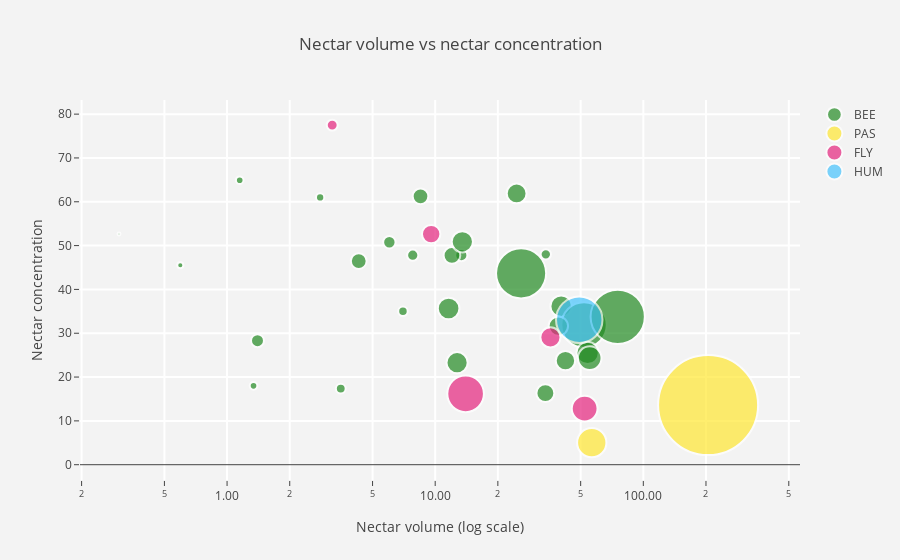

Notebook code for this chart:
### Code cell
import plotly as py
import plotly.graph_objs as go
import ipywidgets as widgets 
import numpy as np
from scipy import special
py.offline.init_notebook_mode(connected = True)
data = df
#df = df.sort_values(['pollinator'])
slope = 2.666051223553066e-05
hover_text = []
bubble_size = []

for index, row in df.iterrows():
    hover_text.append(('Species: {Gatunek}<br>'+
                      'Mass: {MASA}<br>'
                      ).format(Gatunek=row['Gatunek'],
                                            MASA=round(row['MASA'],3),
                                            ))
    bubble_size.append(row['MASA']*1000)

df['text'] = hover_text
df['size'] = bubble_size
sizeref = 2.*max(df['size'])/(100**2)

trace0 = go.Scatter(
    x=df['V'][df['Pollinator'] == 'BEE'],
    y=df['KON'][df['Pollinator'] == 'BEE'],
    mode='markers',
    name='BEE',
    text=df['text'][df['Pollinator'] == 'BEE'],
    marker=dict(
        symbol='circle',
        sizemode='area',
        sizeref=sizeref,
        size=df['size'][df['Pollinator'] == 'BEE'],
        color = '#228B22',
        line=dict(
            width=2
        ),
    )
)
trace1 = go.Scatter(
    x=df['V'][df['Pollinator'] == 'PAS'],
    y=df['KON'][df['Pollinator'] == 'PAS'],
    mode='markers',
    name='PAS',
    text=df['text'][df['Pollinator'] == 'PAS'],
    marker=dict(
        symbol='circle',
        sizemode='area',
        sizeref=sizeref,
        size=df['size'][df['Pollinator'] == 'PAS'],
        color = '#ffe732',
        line=dict(
            width=2
        ),
    )
)
trace2 = go.Scatter(
    x=df['V'][df['Pollinator'] == 'FLY'],
    y=df['KON'][df['Pollinator'] == 'FLY'],
    mode='markers',
    name='FLY',
    text=df['text'][df['Pollinator'] == 'FLY'],
    
    marker=dict(
        symbol='circle',
        sizemode='area',
        sizeref=sizeref,
        size=df['size'][df['Pollinator'] == 'FLY'],
        color = '#e5247e',
        line=dict(
            width=2
        ),
    )
)
trace3 = go.Scatter(
      x=df['V'][df['Pollinator'] == 'HUM'],
    y=df['KON'][df['Pollinator'] == 'HUM'],
    mode='markers',
    name='HUM',
    text=df['text'][df['Pollinator'] == 'HUM'],
    marker=dict(
        symbol='circle',
        sizemode='area',
        sizeref=sizeref,
        size=df['size'][df['Pollinator'] == 'HUM'],
        color='#46c4fd',
        line=dict(
            width=2
        ),
    )
)

data = [trace0, trace1, trace2, trace3]
layout = go.Layout(
    title='Nectar volume vs nectar concentration',
    xaxis=dict(
        title='Nectar volume (log scale)',
        gridcolor='rgb(255, 255, 255)',
        #range=[2.003297660701705, 5.191505530708712],
        type='log',
        zerolinewidth=1,
        hoverformat = '.2f',
        ticklen=5,
        gridwidth=2,
    ),
    yaxis=dict(
        title='Nectar concentration',
        gridcolor='rgb(255, 255, 255)',
        #range=[36.12621671352166, 91.72921793264332],
        zerolinewidth=1,
        ticklen=5,
        hoverformat = '.2f',
        gridwidth=2,
    ),
    paper_bgcolor='rgb(243, 243, 243)',
    plot_bgcolor='rgb(243, 243, 243)',
)

fig = dict(data=data, layout=layout)
py.offline.iplot(fig)

### Figure 1 — Plotly figure (JSON) as saved in the notebook; plotly's stock layout.template omitted (floating-point values rounded to 4 significant figures)
{"data": [{"marker": {"color": "#228B22", "line": {"width": 2}, "size": [13.83, 4.443, 3.756, 0.2482, 13.42, 5.03, 9.587, 61.81, 14.9, 11.27, 7.38, 16.75, 3.23, 11.25, 2.893, 1.742, 1.74, 2.07, 88.28, 13.99, 75.32, 7.48, 4.633, 11.75, 1.115, 2.7, 8.338, 13.55], "sizemode": "area", "sizeref": 0.05999, "symbol": "circle"}, "mode": "markers", "name": "BEE", "text": ["Species: F. acmopetala<br>Mass: 0.014<br>", "Species: F. amana<br>Mass: 0.004<br>", "Species: F. assyriaca<br>Mass: 0.004<br>", "Species: F. bucharica<br>Mass: 0.0<br>", "Species: F. carica<br>Mass: 0.013<br>", "Species: F. caucasica<br>Mass: 0.005<br>", "Species: F. eastwoodiae<br>Mass: 0.01<br>", "Species: F. gentneri<br>Mass: 0.062<br>", "Species: F. gracilis<br>Mass: 0.015<br>", "Species: F. grandiflora<br>Mass: 0.011<br>", "Species: F. hermonis<br>Mass: 0.007<br>", "Species: F. kothsiana<br>Mass: 0.017<br>", "Species: F. liliae<br>Mass: 0.003<br>", "Species: F. meleagroides<br>Mass: 0.011<br>", "Species: F. michailovski<br>Mass: 0.003<br>", "Species: F. minuta<br>Mass: 0.002<br>", "Species: F. montana<br>Mass: 0.002<br>", "Species: F. obliqua<br>Mass: 0.002<br>", "Species: F. olgae<br>Mass: 0.088<br>", "Species: F. olivieri<br>Mass: 0.014<br>", "Species: F. pallidiflora<br>Mass: 0.075<br>", "Species: F. persica<br>Mass: 0.007<br>", "Species: F. raddeana<br>Mass: 0.005<br>", "Species: F. sewerzowii<br>Mass: 0.012<br>", "Species: F. sthenanthera<br>Mass: 0.001<br>", "Species: F. stribrn<br>Mass: 0.003<br>", "Species: F. uva vulpis<br>Mass: 0.008<br>", "Species: F. whitallii<br>Mass: 0.014<br>"], "type": "scatter", "uid": "8771d536-c005-11e8-a812-2b58900c18ea", "x": [40.3, 13.35, 7.8, 0.3025, 12.74, 1.4, 33.83, 51.9, 54, 42.25, 8.5, 55.25, 34, 39.06, 3.518, 1.15, 1.34, 2.8, 75.33, 11.6, 25.87, 4.291, 6.022, 24.62, 0.596, 7, 12.04, 13.5], "y": [36.18, 47.81, 47.81, 52.65, 23.28, 28.3, 16.33, 31.88, 25.5, 23.75, 61.25, 24.33, 48, 31.64, 17.38, 64.92, 18, 61, 33.75, 35.66, 43.67, 46.47, 50.77, 61.9, 45.53, 35, 47.75, 50.88]}, {"marker": {"color": "#ffe732", "line": {"width": 2}, "size": [25.75, 299.9], "sizemode": "area", "sizeref": 0.05999, "symbol": "circle"}, "mode": "markers", "name": "PAS", "text": ["Species: F. eduardii<br>Mass: 0.026<br>", "Species: F. imperialis<br>Mass: 0.3<br>"], "type": "scatter", "uid": "8771d748-c005-11e8-a812-2b58900c18ea", "x": [56.53, 204.8], "y": [5.035, 13.6]}, {"marker": {"color": "#e5247e", "line": {"width": 2}, "size": [12.21, 10.16, 19.93, 40.23, 3.55], "sizemode": "area", "sizeref": 0.05999, "symbol": "circle"}, "mode": "markers", "name": "FLY", "text": ["Species: F. drenovskii<br>Mass: 0.012<br>", "Species: F. graeca<br>Mass: 0.01<br>", "Species: F. pyrenaica<br>Mass: 0.02<br>", "Species: F. thessala<br>Mass: 0.04<br>", "Species: F. ussuriensis<br>Mass: 0.004<br>"], "type": "scatter", "uid": "8771d7de-c005-11e8-a812-2b58900c18ea", "x": [35.79, 9.567, 52.25, 14, 3.2], "y": [29.07, 52.62, 12.8, 16.17, 77.5]}, {"marker": {"color": "#46c4fd", "line": {"width": 2}, "size": [64.74], "sizemode": "area", "sizeref": 0.05999, "symbol": "circle"}, "mode": "markers", "name": "HUM", "text": ["Species: F. recurva<br>Mass: 0.065<br>"], "type": "scatter", "uid": "8771daa4-c005-11e8-a812-2b58900c18ea", "x": [49.22], "y": [33.06]}], "layout": {"paper_bgcolor": "rgb(243, 243, 243)", "plot_bgcolor": "rgb(243, 243, 243)", "title": "Nectar volume vs nectar concentration", "xaxis": {"gridcolor": "rgb(255, 255, 255)", "gridwidth": 2, "hoverformat": ".2f", "ticklen": 5, "title": "Nectar volume (log scale)", "type": "log", "zerolinewidth": 1}, "yaxis": {"gridcolor": "rgb(255, 255, 255)", "gridwidth": 2, "hoverformat": ".2f", "ticklen": 5, "title": "Nectar concentration", "zerolinewidth": 1}}}
